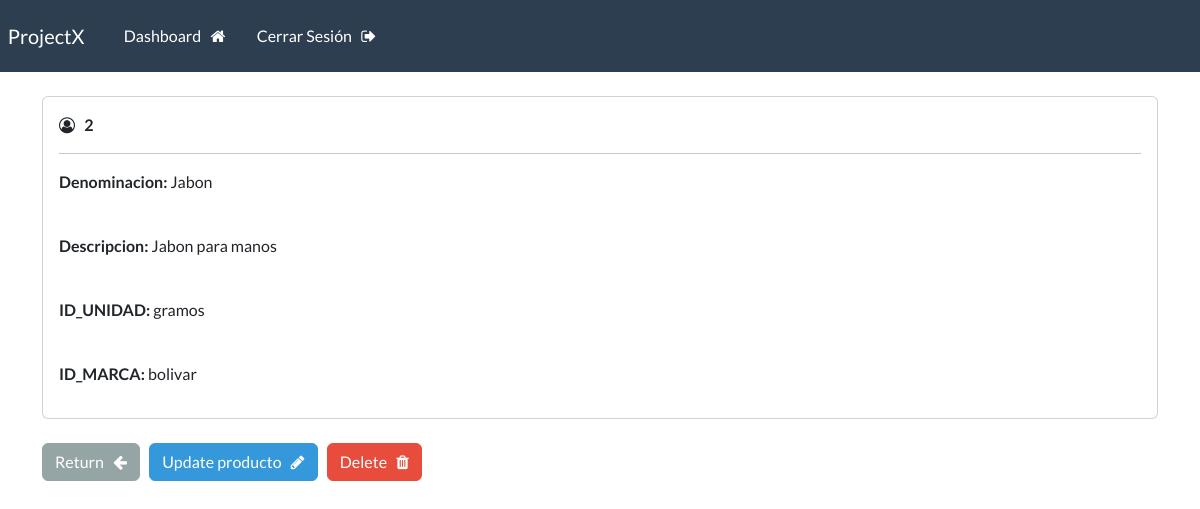
/producto/2 (signed in), run on the app's committed database.
### webapp/models.py (models this page shows, shortened)
class Producto(models.Model):
    denominacion = models.CharField(max_length=100)
    descripcion = models.CharField(max_length=100)
    id_unidad =  models.ForeignKey(UnidadMedida, on_delete=models.CASCADE)
    id_marca =  models.ForeignKey(Marca, on_delete=models.CASCADE)

class UnidadMedida(models.Model):
    codigo_sunat = models.CharField(max_length=2)
    denominacion = models.CharField(max_length=100)
    def __str__(self):
         return self.denominacion

class Marca(models.Model):
    denominacion = models.CharField(max_length=100)
    descripcion = models.CharField(max_length=100)

### webapp/views.py (the view)
# urls.py: path('producto/<int:pk>', views.singular_producto, name="producto"),
@login_required(login_url='my-login')
def singular_producto(request, pk):
    all_productos = Producto.objects.get(id=pk)
    context = {'producto':all_productos}
    return render(request, 'webapp/view-producto.html', context=context)

### webapp/models.py (called while the page is built)
    def __str__(self):
        return self.denominacion

### webapp/templates/webapp/view-producto.html (shortened to what this page needs)
{% extends 'webapp/base.html' %}
{% block content %}
    <div class="card">
        <div class="card-body">
            <i class="fa fa-user-circle-o" aria-hidden="true"></i> &nbsp;
            <strong>
                {{producto.id|upper}}
                <br>
            </strong>
            <hr>
            <p> <strong>Denominacion:</strong> {{producto.denominacion}} </p>
            <br>
            <p> <strong>Descripcion: </strong> {{producto.descripcion}} </p>
            <br>
            <p> <strong>ID_UNIDAD: </strong> {{producto.id_unidad}} </p>
            <br>
            <p> <strong>ID_MARCA: </strong> {{producto.id_marca}} </p>
        </div>
    </div>
    <br>
    <a href="{%url 'dashboard-producto' %}" class="btn btn-secondary"> Return &nbsp; <i class="fa fa-arrow-left" aria-hidden="true"></i> </a>
    <a href="{%url 'update-producto' producto.id %}" class="btn btn-info"> Update producto &nbsp; <i class="fa fa-pencil" aria-hidden="true"></i> </a>
    <a href="{%url 'delete-producto' producto.id %}" class="btn btn-danger"> Delete &nbsp; <i class="fa fa-trash" aria-hidden="true"></i> </a>
{% endblock %}

### data on the page
Producto: id "2", denominacion "Jabon", descripcion "Jabon para manos", id_unidad "gramos", id_marca "bolivar"
